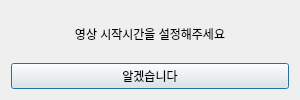
<?xml version="1.0" encoding="UTF-8"?>
<ui version="4.0">
 <class>Dialog</class>
 <widget class="QDialog" name="Dialog">
  <property name="geometry">
   <rect>
    <x>0</x>
    <y>0</y>
    <width>300</width>
    <height>100</height>
   </rect>
  </property>
  <property name="windowTitle">
   <string>확인해주세요</string>
  </property>
  <layout class="QGridLayout" name="gridLayout">
   <item row="0" column="0">
    <layout class="QVBoxLayout" name="verticalLayout">
     <item>
      <widget class="QLabel" name="label">
       <property name="text">
        <string>영상 시작시간을 설정해주세요</string>
       </property>
       <property name="alignment">
        <set>Qt::AlignCenter</set>
       </property>
      </widget>
     </item>
     <item>
      <widget class="QPushButton" name="pushButton">
       <property name="text">
        <string>알겠습니다</string>
       </property>
      </widget>
     </item>
    </layout>
   </item>
  </layout>
 </widget>
 <resources/>
 <connections>
  <connection>
   <sender>pushButton</sender>
   <signal>clicked()</signal>
   <receiver>Dialog</receiver>
   <slot>accept()</slot>
   <hints>
    <hint type="sourcelabel">
     <x>175</x>
     <y>121</y>
    </hint>
    <hint type="destinationlabel">
     <x>293</x>
     <y>27</y>
    </hint>
   </hints>
  </connection>
 </connections>
</ui>
